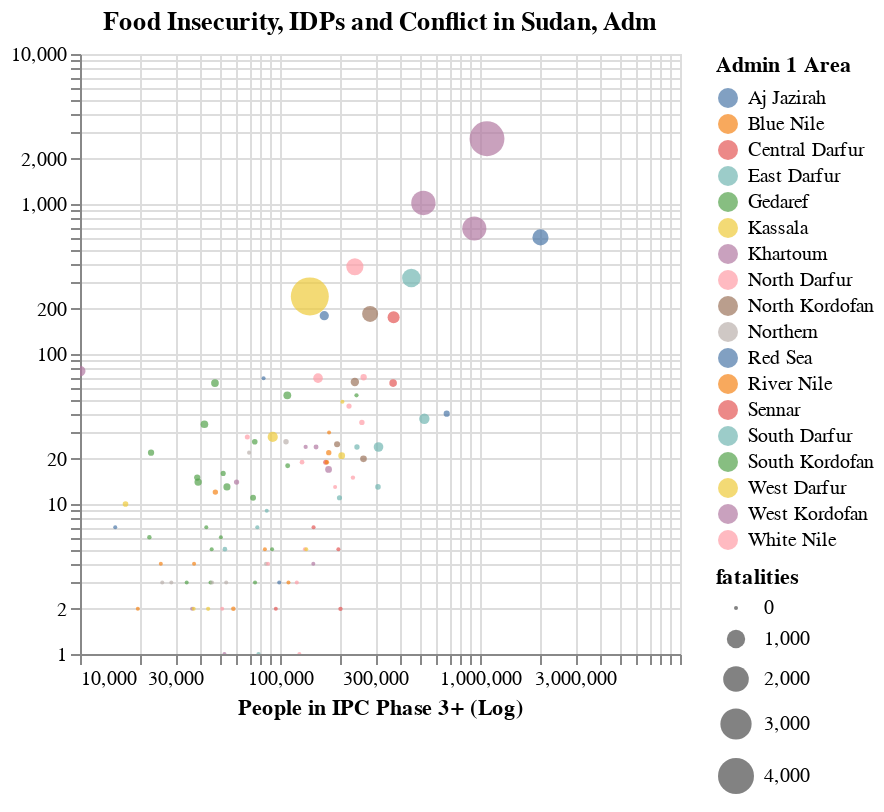

Notebook cell for this chart:
### Code cell
# Create the chart with the selection and regression line
chart = alt.Chart(acled_idp_ipc_adm2).mark_circle().encode(
    x=alt.X('phase3plus:Q', scale=alt.Scale(type='log'), title='People in IPC Phase 3+ (Log)'),
    y=alt.Y('event_id_cnty:Q', scale=alt.Scale(type='log'), title=None),
    color=alt.Color('Level 1:N', legend=alt.Legend(title="Admin 1 Area")),
    size=alt.Size('fatalities:Q'),
    tooltip=['Area', 'fatalities', 'phase3plus']
).properties(
    title='Food Insecurity, IDPs and Conflict in Sudan, Adm'
).interactive()#.to_json()


chart

### Figure 1 — Vega-Lite specification as saved in the notebook (floating-point values rounded to 4 significant figures)
{"config": {"view": {"continuousWidth": 300, "continuousHeight": 300}}, "data": {"name": "data-24cd6d3a54e3fcf0c3aa10022e68eefe"}, "mark": {"type": "circle"}, "encoding": {"color": {"field": "Level 1", "legend": {"title": "Admin 1 Area"}, "type": "nominal"}, "size": {"field": "fatalities", "type": "quantitative"}, "tooltip": [{"field": "Area", "type": "nominal"}, {"field": "fatalities", "type": "quantitative"}, {"field": "phase3plus", "type": "nominal"}], "x": {"field": "phase3plus", "scale": {"type": "log"}, "title": "People in IPC Phase 3+ (Log)", "type": "quantitative"}, "y": {"field": "event_id_cnty", "scale": {"type": "log"}, "title": null, "type": "quantitative"}}, "params": [{"name": "param_139", "select": {"type": "interval", "encodings": ["x", "y"]}, "bind": "scales"}], "title": "Food Insecurity, IDPs and Conflict in Sudan, Adm", "$schema": "https://vega.github.io/schema/vega-lite/v5.20.1.json", "datasets": {"data-24cd6d3a54e3fcf0c3aa10022e68eefe": [{"phase3plus": "10020", "Area": "Babanusa", "fatalities": 307, "event_id_cnty": 77, "numPresentIdpInd": 34417, "Level 1": "West Kordofan"}, {"phase3plus": "107151", "Area": "Merwoe", "fatalities": 44, "event_id_cnty": 26, "numPresentIdpInd": 77802, "Level 1": "Northern"}, {"phase3plus": "1083799", "Area": "Khartoum, UmDurman, Um Bada", "fatalities": 3755, "event_id_cnty": 2723, "numPresentIdpInd": 21902, "Level 1": "Khartoum"}, {"phase3plus": "108770", "Area": "Dilling", "fatalities": 143, "event_id_cnty": 53, "numPresentIdpInd": 44297, "Level 1": "South Kordofan"}, {"phase3plus": "109223", "Area": "Al fao", "fatalities": 26, "event_id_cnty": 18, "numPresentIdpInd": 70113, "Level 1": "Gedaref"}, {"phase3plus": "110231", "Area": "Baw", "fatalities": 0, "event_id_cnty": 3, "numPresentIdpInd": 50471, "Level 1": "Blue Nile"}, {"phase3plus": "121328", "Area": "At Tina", "fatalities": 0, "event_id_cnty": 3, "numPresentIdpInd": 5385, "Level 1": "North Darfur"}, {"phase3plus": "124956", "Area": "At tawisha", "fatalities": 0, "event_id_cnty": 1, "numPresentIdpInd": 1835, "Level 1": "North Darfur"}, {"phase3plus": "128909", "Area": "Dar as salam, Kelemando", "fatalities": 20, "event_id_cnty": 19, "numPresentIdpInd": 81903, "Level 1": "North Darfur"}, {"phase3plus": "133123", "Area": "Aj jabalain", "fatalities": 0, "event_id_cnty": 5, "numPresentIdpInd": 129459, "Level 1": "White Nile"}, {"phase3plus": "134355", "Area": "An Nuhud", "fatalities": 6, "event_id_cnty": 24, "numPresentIdpInd": 45809, "Level 1": "West Kordofan"}, {"phase3plus": "135311", "Area": "New Halfa", "fatalities": 0, "event_id_cnty": 5, "numPresentIdpInd": 36341, "Level 1": "Kassala"}, {"phase3plus": "140966", "Area": "Ag geneina", "fatalities": 4460, "event_id_cnty": 242, "numPresentIdpInd": 80590, "Level 1": "West Darfur"}, {"phase3plus": "146748", "Area": "Al Dibab, Al Meiram", "fatalities": 0, "event_id_cnty": 4, "numPresentIdpInd": 29164, "Level 1": "West Kordofan"}, {"phase3plus": "147167", "Area": "Sinja", "fatalities": 2, "event_id_cnty": 7, "numPresentIdpInd": 74037, "Level 1": "Sennar"}, {"phase3plus": "15004", "Area": "Sawakin", "fatalities": 0, "event_id_cnty": 7, "numPresentIdpInd": 6812, "Level 1": "Red Sea"}, {"phase3plus": "151440", "Area": "Abu Zabad, Al Idia", "fatalities": 27, "event_id_cnty": 24, "numPresentIdpInd": 74764, "Level 1": "West Kordofan"}, {"phase3plus": "154935", "Area": "Kutum, Tawila", "fatalities": 241, "event_id_cnty": 69, "numPresentIdpInd": 323155, "Level 1": "North Darfur"}, {"phase3plus": "166470", "Area": "Medani al kubra", "fatalities": 217, "event_id_cnty": 180, "numPresentIdpInd": 22155, "Level 1": "Aj Jazirah"}, {"phase3plus": "16885", "Area": "Beida", "fatalities": 50, "event_id_cnty": 10, "numPresentIdpInd": 3105, "Level 1": "West Darfur"}, {"phase3plus": "169248", "Area": "Mukjar, Um Dukhun", "fatalities": 29, "event_id_cnty": 19, "numPresentIdpInd": 90385, "Level 1": "Central Darfur"}, {"phase3plus": "171650", "Area": "Ad damar", "fatalities": 11, "event_id_cnty": 19, "numPresentIdpInd": 155060, "Level 1": "River Nile"}, {"phase3plus": "174900", "Area": "Al Khiwai, Ghubaish, Wad Bandah", "fatalities": 94, "event_id_cnty": 17, "numPresentIdpInd": 28402, "Level 1": "West Kordofan"}, {"phase3plus": "175313", "Area": "Shendi", "fatalities": 40, "event_id_cnty": 22, "numPresentIdpInd": 198415, "Level 1": "River Nile"}, {"phase3plus": "175916", "Area": "Ed damazine", "fatalities": 0, "event_id_cnty": 30, "numPresentIdpInd": 106406, "Level 1": "Blue Nile"}, {"phase3plus": "188600", "Area": "Rabak", "fatalities": 1, "event_id_cnty": 13, "numPresentIdpInd": 100552, "Level 1": "White Nile"}, {"phase3plus": "192976", "Area": "Gebrat al sheikh, Soudari", "fatalities": 64, "event_id_cnty": 25, "numPresentIdpInd": 11251, "Level 1": "North Kordofan"}, {"phase3plus": "19455", "Area": "Al buhaira", "fatalities": 0, "event_id_cnty": 2, "numPresentIdpInd": 25165, "Level 1": "River Nile"}, {"phase3plus": "195838", "Area": "Ad dinder", "fatalities": 0, "event_id_cnty": 5, "numPresentIdpInd": 64319, "Level 1": "Sennar"}, {"phase3plus": "198328", "Area": "Kas, Sharg aj Jabal", "fatalities": 33, "event_id_cnty": 11, "numPresentIdpInd": 38485, "Level 1": "South Darfur"}, {"phase3plus": "2005856", "Area": "Al hasahisa, Kamlin Janub Al Jazirah, Kamlin Janub Al Jazirah, Algura", "fatalities": 760, "event_id_cnty": 599, "numPresentIdpInd": 138682, "Level 1": "Aj Jazirah"}, {"phase3plus": "200669", "Area": "As suki", "fatalities": 9, "event_id_cnty": 2, "numPresentIdpInd": 112934, "Level 1": "Sennar"}, {"phase3plus": "203436", "Area": "Kereneik", "fatalities": 94, "event_id_cnty": 21, "numPresentIdpInd": 41600, "Level 1": "West Darfur"}, {"phase3plus": "205212", "Area": "Kassala, Kassala", "fatalities": 2, "event_id_cnty": 48, "numPresentIdpInd": 261624, "Level 1": "Kassala"}, {"phase3plus": "221350", "Area": "Al gitaina", "fatalities": 35, "event_id_cnty": 45, "numPresentIdpInd": 13285, "Level 1": "White Nile"}, {"phase3plus": "22230", "Area": "At tadamon - sk", "fatalities": 12, "event_id_cnty": 6, "numPresentIdpInd": 2093, "Level 1": "South Kordofan"}, {"phase3plus": "22663", "Area": "Delami", "fatalities": 72, "event_id_cnty": 22, "numPresentIdpInd": 4781, "Level 1": "South Kordofan"}, {"phase3plus": "231568", "Area": "Ad diwaim, Um Rimta", "fatalities": 9, "event_id_cnty": 15, "numPresentIdpInd": 101046, "Level 1": "White Nile"}, {"phase3plus": "236745", "Area": "Al fasher", "fatalities": 866, "event_id_cnty": 382, "numPresentIdpInd": 592826, "Level 1": "North Darfur"}, {"phase3plus": "236766", "Area": "Um Rawaba", "fatalities": 173, "event_id_cnty": 65, "numPresentIdpInd": 41916, "Level 1": "North Kordofan"}, {"phase3plus": "241232", "Area": "Madeinat al gedaref", "fatalities": 6, "event_id_cnty": 53, "numPresentIdpInd": 133964, "Level 1": "Gedaref"}, {"phase3plus": "242549", "Area": "Al Wihda, Mershing, Nitega", "fatalities": 39, "event_id_cnty": 24, "numPresentIdpInd": 119670, "Level 1": "South Darfur"}, {"phase3plus": "25357", "Area": "Abu hamad", "fatalities": 0, "event_id_cnty": 4, "numPresentIdpInd": 47893, "Level 1": "River Nile"}, {"phase3plus": "256748", "Area": "Kebkabiya, Saraf Omra", "fatalities": 41, "event_id_cnty": 35, "numPresentIdpInd": 145502, "Level 1": "North Darfur"}, {"phase3plus": "25786", "Area": "Delgo", "fatalities": 0, "event_id_cnty": 3, "numPresentIdpInd": 40375, "Level 1": "Northern"}, {"phase3plus": "261498", "Area": "Bara, Um Dam Haj Ahmed", "fatalities": 88, "event_id_cnty": 20, "numPresentIdpInd": 47381, "Level 1": "North Kordofan"}, {"phase3plus": "261912", "Area": "Melit, Melit, Al malha, Al malha, Um kadadah", "fatalities": 74, "event_id_cnty": 70, "numPresentIdpInd": 143928, "Level 1": "North Darfur"}, {"phase3plus": "282220", "Area": "Sheikan", "fatalities": 747, "event_id_cnty": 185, "numPresentIdpInd": 43277, "Level 1": "North Kordofan"}, {"phase3plus": "28620", "Area": "Halfa", "fatalities": 0, "event_id_cnty": 3, "numPresentIdpInd": 52220, "Level 1": "Northern"}, {"phase3plus": "308970", "Area": "Al radoum, Rehaid al Birdi, Um Dafoug", "fatalities": 47, "event_id_cnty": 13, "numPresentIdpInd": 55200, "Level 1": "South Darfur"}, {"phase3plus": "310838", "Area": "Ed al fursan, Kateila, Kubum", "fatalities": 242, "event_id_cnty": 24, "numPresentIdpInd": 83034, "Level 1": "South Darfur"}, {"phase3plus": "34158", "Area": "Al mafaza", "fatalities": 0, "event_id_cnty": 3, "numPresentIdpInd": 43260, "Level 1": "Gedaref"}, {"phase3plus": "36365", "Area": "Keilak", "fatalities": 0, "event_id_cnty": 2, "numPresentIdpInd": 13568, "Level 1": "West Kordofan"}, {"phase3plus": "367729", "Area": "Sennar, Sennar", "fatalities": 131, "event_id_cnty": 64, "numPresentIdpInd": 298468, "Level 1": "Sennar"}, {"phase3plus": "369837", "Area": "Azum, Bendasi, Wadi Salih, Zalingi", "fatalities": 404, "event_id_cnty": 176, "numPresentIdpInd": 390736, "Level 1": "Central Darfur"}, {"phase3plus": "37011", "Area": "Kulbus", "fatalities": 0, "event_id_cnty": 2, "numPresentIdpInd": 44482, "Level 1": "West Darfur"}, {"phase3plus": "37186", "Area": "Barbar", "fatalities": 0, "event_id_cnty": 4, "numPresentIdpInd": 21486, "Level 1": "River Nile"}, {"phase3plus": "38549", "Area": "Ar reif ash shargi", "fatalities": 70, "event_id_cnty": 15, "numPresentIdpInd": 39030, "Level 1": "South Kordofan"}, {"phase3plus": "38972", "Area": "Ghadeer, Talawdi", "fatalities": 120, "event_id_cnty": 14, "numPresentIdpInd": 23865, "Level 1": "South Kordofan"}, {"phase3plus": "41882", "Area": "Habila - sk", "fatalities": 134, "event_id_cnty": 34, "numPresentIdpInd": 59211, "Level 1": "South Kordofan"}, {"phase3plus": "42800", "Area": "Basundah", "fatalities": 0, "event_id_cnty": 7, "numPresentIdpInd": 45765, "Level 1": "Gedaref"}, {"phase3plus": "43720", "Area": "Jebel moon", "fatalities": 4, "event_id_cnty": 2, "numPresentIdpInd": 65540, "Level 1": "West Darfur"}, {"phase3plus": "44963", "Area": "Gala'a al nahal", "fatalities": 1, "event_id_cnty": 3, "numPresentIdpInd": 12202, "Level 1": "Gedaref"}, {"phase3plus": "453642", "Area": "Beliel, As salam - sd, Nyala Janoub, Nyala Shimal", "fatalities": 1030, "event_id_cnty": 321, "numPresentIdpInd": 905780, "Level 1": "South Darfur"}, {"phase3plus": "45537", "Area": "Al butanah", "fatalities": 1, "event_id_cnty": 5, "numPresentIdpInd": 3795, "Level 1": "Gedaref"}, {"phase3plus": "45728", "Area": "Al burgaig", "fatalities": 0, "event_id_cnty": 3, "numPresentIdpInd": 56920, "Level 1": "Northern"}, {"phase3plus": "47301", "Area": "Kadugli", "fatalities": 137, "event_id_cnty": 64, "numPresentIdpInd": 85565, "Level 1": "South Kordofan"}, {"phase3plus": "47509", "Area": "Al kurmuk", "fatalities": 40, "event_id_cnty": 12, "numPresentIdpInd": 20091, "Level 1": "Blue Nile"}, {"phase3plus": "50626", "Area": "Al fashaga", "fatalities": 0, "event_id_cnty": 6, "numPresentIdpInd": 38457, "Level 1": "Gedaref"}, {"phase3plus": "51413", "Area": "As salam / ar rawat", "fatalities": 0, "event_id_cnty": 2, "numPresentIdpInd": 51747, "Level 1": "White Nile"}, {"phase3plus": "51991", "Area": "Abu kershola", "fatalities": 31, "event_id_cnty": 16, "numPresentIdpInd": 21275, "Level 1": "South Kordofan"}, {"phase3plus": "521150", "Area": "Bahri, Sharg an neel", "fatalities": 1806, "event_id_cnty": 1016, "numPresentIdpInd": 39190, "Level 1": "Khartoum"}, {"phase3plus": "526939", "Area": "Buram, Buram, Gereida, As sunta", "fatalities": 287, "event_id_cnty": 37, "numPresentIdpInd": 631402, "Level 1": "South Darfur"}, {"phase3plus": "52761", "Area": "As sunut", "fatalities": 0, "event_id_cnty": 1, "numPresentIdpInd": 8359, "Level 1": "West Kordofan"}, {"phase3plus": "53018", "Area": "Yassin", "fatalities": 18, "event_id_cnty": 5, "numPresentIdpInd": 78710, "Level 1": "East Darfur"}, {"phase3plus": "53825", "Area": "Al golid", "fatalities": 0, "event_id_cnty": 3, "numPresentIdpInd": 60442, "Level 1": "Northern"}, {"phase3plus": "54287", "Area": "Abassiya", "fatalities": 108, "event_id_cnty": 13, "numPresentIdpInd": 56528, "Level 1": "South Kordofan"}, {"phase3plus": "58455", "Area": "Geisan", "fatalities": 14, "event_id_cnty": 2, "numPresentIdpInd": 32131, "Level 1": "Blue Nile"}, {"phase3plus": "60657", "Area": "Al lagowa", "fatalities": 35, "event_id_cnty": 14, "numPresentIdpInd": 19322, "Level 1": "West Kordofan"}, {"phase3plus": "681606", "Area": "Al manaqil, Al Qurashi", "fatalities": 68, "event_id_cnty": 40, "numPresentIdpInd": 134555, "Level 1": "Aj Jazirah"}, {"phase3plus": "68633", "Area": "Kosti", "fatalities": 29, "event_id_cnty": 28, "numPresentIdpInd": 135872, "Level 1": "White Nile"}, {"phase3plus": "70031", "Area": "Dongola", "fatalities": 1, "event_id_cnty": 22, "numPresentIdpInd": 55209, "Level 1": "Northern"}, {"phase3plus": "73354", "Area": "Al galabat al gharbyah - kassab, Al galabat al gharbyah - kassab", "fatalities": 57, "event_id_cnty": 11, "numPresentIdpInd": 36530, "Level 1": "Gedaref"}, {"phase3plus": "74778", "Area": "Al quoz", "fatalities": 49, "event_id_cnty": 26, "numPresentIdpInd": 8677, "Level 1": "South Kordofan"}, {"phase3plus": "75026", "Area": "Wasat al gedaref", "fatalities": 1, "event_id_cnty": 3, "numPresentIdpInd": 24958, "Level 1": "Gedaref"}, {"phase3plus": "77012", "Area": "Abu karinka", "fatalities": 4, "event_id_cnty": 7, "numPresentIdpInd": 45046, "Level 1": "East Darfur"}, {"phase3plus": "78097", "Area": "Shiaria", "fatalities": 5, "event_id_cnty": 1, "numPresentIdpInd": 184025, "Level 1": "East Darfur"}, {"phase3plus": "82759", "Area": "Port sudan", "fatalities": 1, "event_id_cnty": 69, "numPresentIdpInd": 239272, "Level 1": "Red Sea"}, {"phase3plus": "84038", "Area": "Al matama", "fatalities": 0, "event_id_cnty": 5, "numPresentIdpInd": 108555, "Level 1": "River Nile"}, {"phase3plus": "85100", "Area": "Ad dabbah", "fatalities": 0, "event_id_cnty": 4, "numPresentIdpInd": 65310, "Level 1": "Northern"}, {"phase3plus": "85845", "Area": "Adila", "fatalities": 0, "event_id_cnty": 9, "numPresentIdpInd": 53737, "Level 1": "East Darfur"}, {"phase3plus": "87112", "Area": "Tendalti", "fatalities": 0, "event_id_cnty": 4, "numPresentIdpInd": 18210, "Level 1": "White Nile"}, {"phase3plus": "91277", "Area": "Abu Jubayhah, Ar Rashad", "fatalities": 0, "event_id_cnty": 5, "numPresentIdpInd": 77189, "Level 1": "South Kordofan"}, {"phase3plus": "91961", "Area": "Sirba", "fatalities": 272, "event_id_cnty": 28, "numPresentIdpInd": 26225, "Level 1": "West Darfur"}, {"phase3plus": "936591", "Area": "Jebel awlia, Karrari", "fatalities": 1768, "event_id_cnty": 686, "numPresentIdpInd": 21500, "Level 1": "Khartoum"}, {"phase3plus": "95295", "Area": "Abu hujar", "fatalities": 0, "event_id_cnty": 2, "numPresentIdpInd": 55681, "Level 1": "Sennar"}, {"phase3plus": "99110", "Area": "Haya", "fatalities": 0, "event_id_cnty": 3, "numPresentIdpInd": 1955, "Level 1": "Red Sea"}]}}
